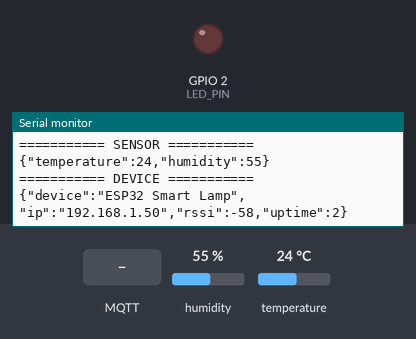
Bench run of a sketch on a simulated ESP32. Shown: output pins drawn as LEDs (lit = HIGH), the last lines printed to the serial monitor. The test bench sets the inputs (shaded band); at power-on: humidity 55 %, temperature 24 °C. WiFi joins after 1.5 s; servers stay silent unless stated; random numbers use the default seed unless the sketch sets one; no MQTT or app messages arrive unless stated.

Above: at 2.7 s.
2.8 s: MQTT message "ON" arrives on the first subscribed topic
At 2.99 s:
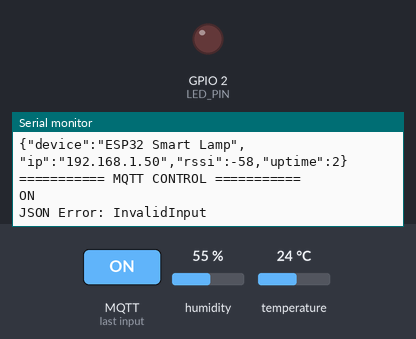
4.3 s: MQTT message "1" arrives on the first subscribed topic
At 4.49 s:
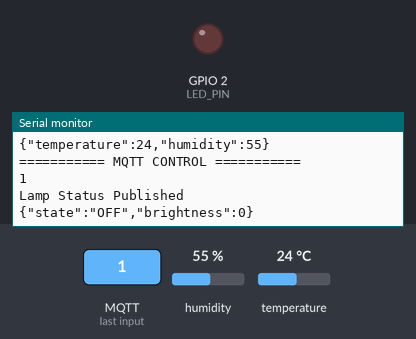
5.8 s: MQTT message "on" arrives on the first subscribed topic
At 5.99 s:
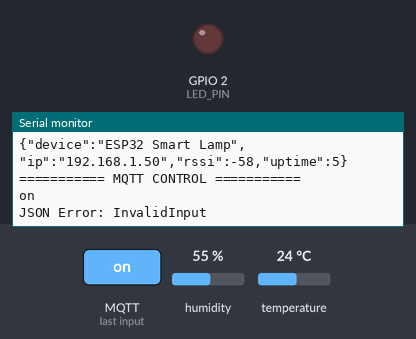
Timing chart, 0 to 8.8 s (numbered marks = the images above; inputs shaded):
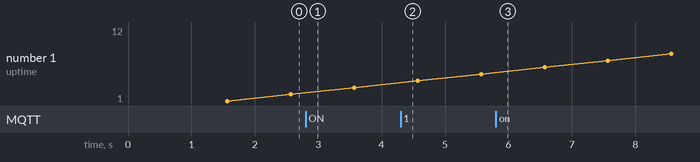

Measured:
- after the input at 2.8 s, the serial monitor: prints a new line at once (image 1)
- after the input at 4.3 s, the serial monitor: prints a new line at once (image 2)
- after the input at 5.8 s, the serial monitor: prints a new line at once (image 3)

The sketch:

sketch.ino
```cpp
#include <WiFi.h>
#include <WiFiClientSecure.h>
#include <PubSubClient.h>
#include <ArduinoJson.h>
#include <DHTesp.h>

#include "config.h"

// ======================================================
// MQTT Topics
// ======================================================
const char* CONTROL_TOPIC = "smartlamp/control";
const char* STATUS_TOPIC  = "smartlamp/status";
const char* SENSOR_TOPIC  = "smartlamp/sensor";
const char* DEVICE_TOPIC  = "smartlamp/device";

// ======================================================
// LED PWM
// ======================================================
const int LED_PIN = 2;

const int PWM_CHANNEL = 0;
const int PWM_FREQ = 5000;
const int PWM_RESOLUTION = 8;

// ======================================================
// DHT22
// ======================================================
const int DHT_PIN = 15;
DHTesp dhtSensor;

// ======================================================

WiFiClientSecure wifiClient;
PubSubClient client(wifiClient);

unsigned long lastSensorPublish = 0;
unsigned long lastDevicePublish = 0;

// ======================================================

void setupTLS() {
  wifiClient.setInsecure();
}

// ======================================================
// MQTT CALLBACK
// ======================================================

void callback(char* topic, byte* payload, unsigned int length) {

  String message;

  for (int i = 0; i < length; i++) {
    message += (char)payload[i];
  }

  Serial.println();
  Serial.println("=========== MQTT CONTROL ===========");
  Serial.println(message);

  JsonDocument doc;

  DeserializationError error = deserializeJson(doc, message);

  if (error) {
    Serial.print("JSON Error: ");
    Serial.println(error.c_str());
    return;
  }

  String state = doc["state"] | "OFF";
  int brightness = doc["brightness"] | 100;

  brightness = constrain(brightness, 0, 100);

  int pwm = map(brightness, 0, 100, 0, 255);

  if (state == "ON") {
    ledcWriteChannel(PWM_CHANNEL, pwm);
  } else {
    ledcWriteChannel(PWM_CHANNEL, 0);
    brightness = 0;
  }

  JsonDocument response;

  response["state"] = state;
  response["brightness"] = brightness;

  String json;

  serializeJson(response, json);

  client.publish(STATUS_TOPIC, json.c_str());

  Serial.println("Lamp Status Published");
  Serial.println(json);
}

// ======================================================
// MQTT RECONNECT
// ======================================================

void reconnect() {

  while (!client.connected()) {

    Serial.print("Connecting MQTT... ");

    String clientId = "ESP32-";
    clientId += String(random(0xffff), HEX);

    if (client.connect(
          clientId.c_str(),
          mqtt_username,
          mqtt_password)) {

      Serial.println("SUCCESS");

      client.subscribe(CONTROL_TOPIC);

      Serial.print("Subscribed -> ");
      Serial.println(CONTROL_TOPIC);

    } else {

      Serial.print("Failed rc=");
      Serial.println(client.state());

      delay(5000);
    }
  }
}

// ======================================================
// Publish Sensor
// ======================================================

void publishSensor() {

  TempAndHumidity data = dhtSensor.getTempAndHumidity();

  if (isnan(data.temperature) || isnan(data.humidity))
    return;

  JsonDocument doc;

  doc["temperature"] = data.temperature;
  doc["humidity"] = data.humidity;

  String json;

  serializeJson(doc, json);

  client.publish(SENSOR_TOPIC, json.c_str());

  Serial.println("=========== SENSOR ===========");
  Serial.println(json);
}

// ======================================================
// Publish Device Info
// ======================================================

void publishDeviceInfo() {

  JsonDocument doc;

  doc["device"] = "ESP32 Smart Lamp";
  doc["ip"] = WiFi.localIP().toString();
  doc["rssi"] = WiFi.RSSI();
  doc["uptime"] = millis() / 1000;

  String json;

  serializeJson(doc, json);

  client.publish(DEVICE_TOPIC, json.c_str());

  Serial.println("=========== DEVICE ===========");
  Serial.println(json);
}

// ======================================================
// SETUP
// ======================================================

void setup() {

  Serial.begin(115200);

  dhtSensor.setup(DHT_PIN, DHTesp::DHT22);

  ledcAttachChannel(
    LED_PIN,
    PWM_FREQ,
    PWM_RESOLUTION,
    PWM_CHANNEL
  );

  ledcWriteChannel(PWM_CHANNEL, 0);

  Serial.print("Connecting WiFi");

  WiFi.begin(ssid, password);

  while (WiFi.status() != WL_CONNECTED) {

    delay(500);
    Serial.print(".");
  }

  Serial.println();
  Serial.println("WiFi Connected");
  Serial.print("IP Address : ");
  Serial.println(WiFi.localIP());

  setupTLS();

  client.setServer(mqtt_server, mqtt_port);
  client.setCallback(callback);
}

// ======================================================
// LOOP
// ======================================================

void loop() {

  if (!client.connected()) {
    reconnect();
  }

  client.loop();

  // Publish DHT22 every .5 seconds
  if (millis() - lastSensorPublish >= 500) {

    lastSensorPublish = millis();

    publishSensor();
  }

  // Publish device info every 999 ms
  if (millis() - lastDevicePublish >= 999) {

    lastDevicePublish = millis();

    publishDeviceInfo();
  }
}
```

config.example.h
```cpp
#ifndef CONFIG_H
#define CONFIG_H

// WiFi
const char* ssid = "YOUR_WIFI";
const char* password = "YOUR_PASSWORD";

// HiveMQ Cloud
const char* mqtt_server = "YOUR_HIVEMQ_HOST";
const int mqtt_port = 8883;

const char* mqtt_username = "YOUR_USERNAME";
const char* mqtt_password = "YOUR_PASSWORD";

#endif
```
